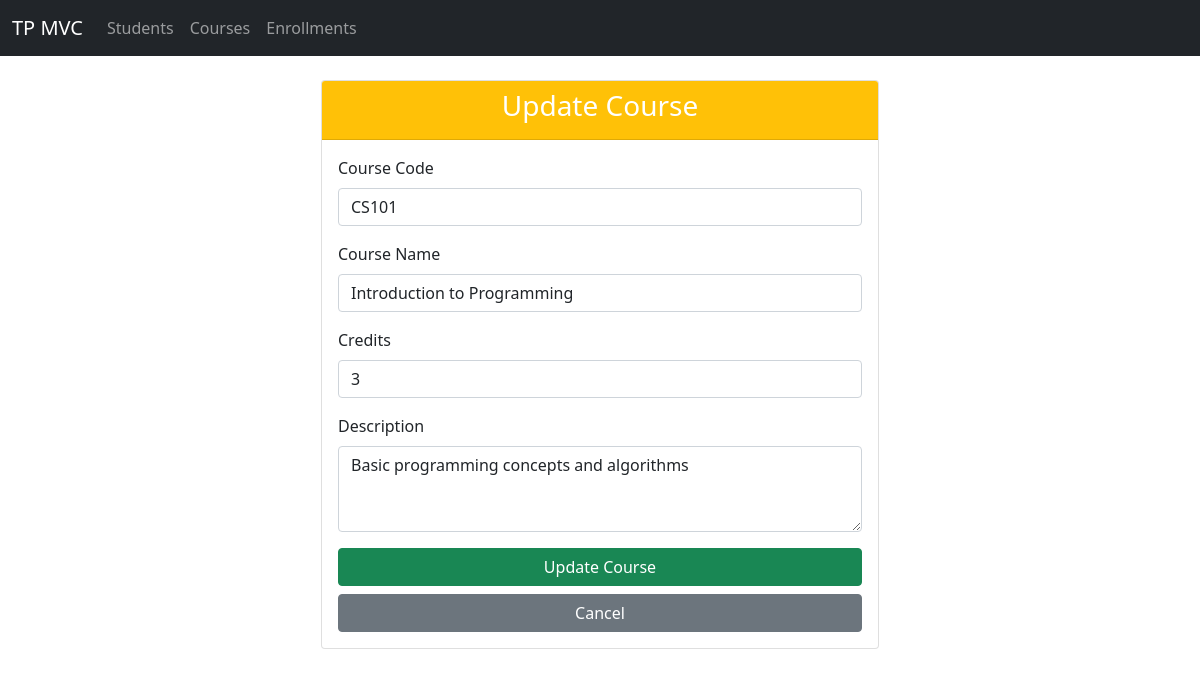
The app's page /tp_mvc/index.php?action=editCourse&id=1 with its own data.
### tables this page shows
CREATE TABLE courses (
  id INT AUTO_INCREMENT PRIMARY KEY,
  course_code VARCHAR(20) NOT NULL UNIQUE,
  course_name VARCHAR(100) NOT NULL,
  credits INT NOT NULL,
  description TEXT
);

### tp_mvc/controllers/CourseController.php (called while the page is built, shortened)
<?php
require_once 'models/Course.php';
class CourseController {
    private $course;
    public function __construct($conn) {
        $this->course = new Course($conn);
    }
    public function edit() {
        $id = $_GET['id'];
        $courseData = $this->course->getById($id);
        include 'views/course_edit.php';
    }
}
?>

### tp_mvc/models/Course.php (called while the page is built, shortened)
<?php
class Course {
    private $conn;
    public function __construct($conn) {
        $this->conn = $conn;
    }
    public function getById($id) {
        $sql = "SELECT * FROM courses WHERE id = $id";
        $result = $this->conn->query($sql);
        return $result->fetch_assoc();
    }
}
?>

### tp_mvc/views/course_edit.php (the view, shortened to what this page needs)
<?php include 'views/layouts/header.php'; ?>
<div class="col-lg-6 m-auto">
  <div class="card">
    <div class="card-header bg-warning text-white">
      <h3 class="text-center">Update Course</h3>
    </div>
    <div class="card-body">
      <form method="post">
        <div class="mb-3">
          <label for="course_code" class="form-label">Course Code</label>
          <input type="text" name="course_code" id="course_code" class="form-control" value="<?php echo $courseData['course_code']; ?>" required>
        </div>
        <div class="mb-3">
          <label for="course_name" class="form-label">Course Name</label>
          <input type="text" name="course_name" id="course_name" class="form-control" value="<?php echo $courseData['course_name']; ?>" required>
        </div>
        <div class="mb-3">
          <label for="credits" class="form-label">Credits</label>
          <input type="number" name="credits" id="credits" class="form-control" min="1" max="6" value="<?php echo $courseData['credits']; ?>" required>
        </div>
        <div class="mb-3">
          <label for="description" class="form-label">Description</label>
          <textarea name="description" id="description" class="form-control" rows="3"><?php echo $courseData['description']; ?></textarea>
        </div>
        <div class="d-grid gap-2">
          <button class="btn btn-success" type="submit" name="submit">Update Course</button>
          <a href="index.php?action=courses" class="btn btn-secondary">Cancel</a>
        </div>
      </form>
    </div>
  </div>
</div>
<?php include 'views/layouts/footer.php'; ?>

### records on screen
courses: course_code "CS101", course_name "Introduction to Programming", credits "3", description "Basic programming concepts and algorithms"
